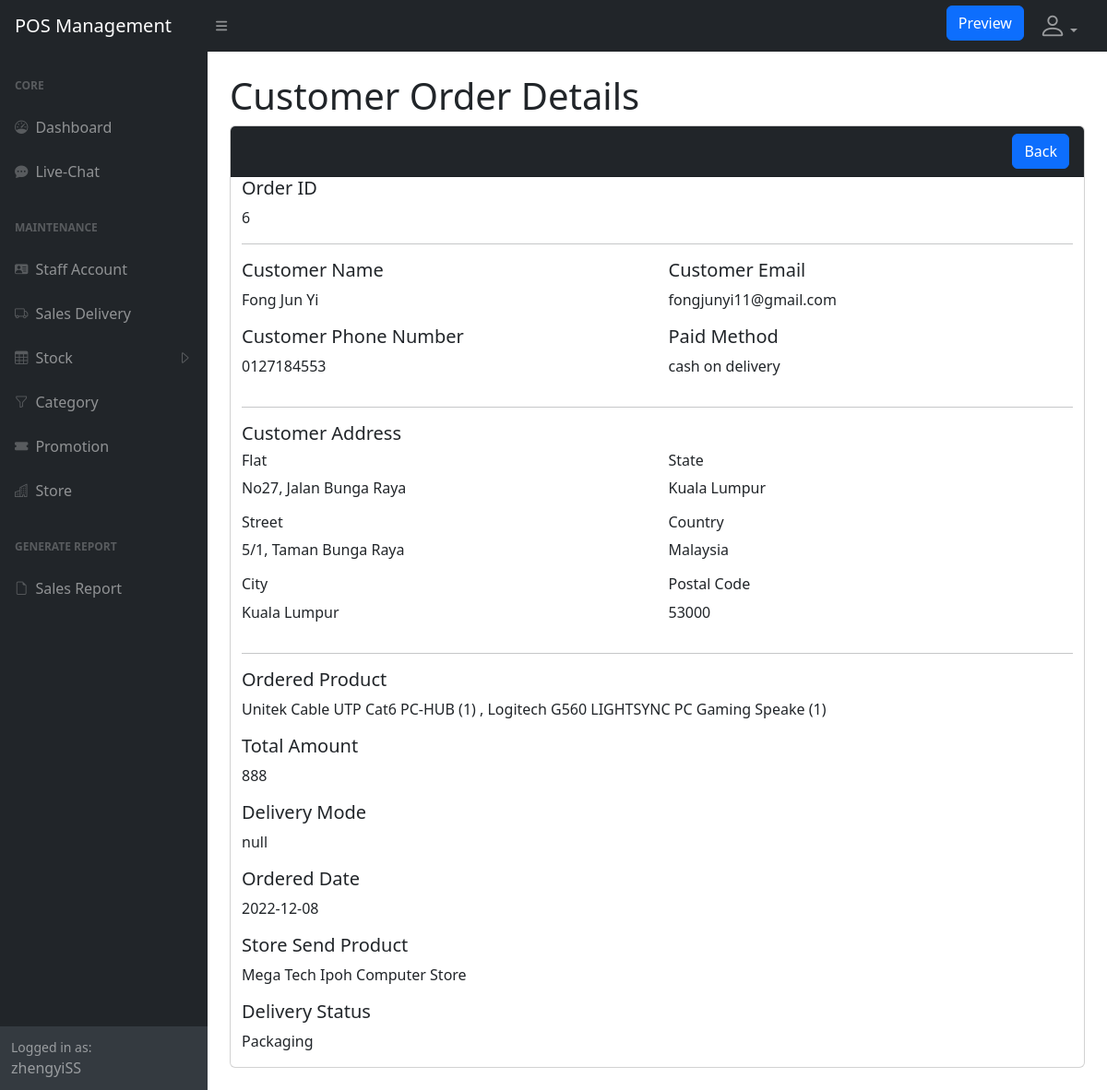
The app's page /administration/crud_delivery/delivery_view.php?id=6 (signed in) with its own data.
### tables this page shows
CREATE TABLE `orders` (
  `id` int(255) NOT NULL,
  `name` varchar(255) NOT NULL,
  `number` varchar(255) NOT NULL,
  `email` varchar(255) NOT NULL,
  `method` varchar(255) NOT NULL,
  `flat` varchar(255) NOT NULL,
  `street` varchar(255) NOT NULL,
  `city` varchar(255) NOT NULL,
  `state` varchar(255) NOT NULL,
  `country` varchar(255) NOT NULL,
  `postal_code` varchar(255) NOT NULL,
  `total_product` varchar(255) NOT NULL,
  `total_price` varchar(255) NOT NULL,
  `delivery_mode` varchar(255) NOT NULL,
  `store_send` varchar(255) NOT NULL,
  `delivery_status` varchar(255) NOT NULL,
  `date` date NOT NULL
);

### administration/crud_delivery/delivery_view.php (the view, shortened to what this page needs)
<?php
require ($_SERVER['DOCUMENT_ROOT'] . '/Computer-Store-POS-System/administration/dbconnect.php');
if (isset($_GET['id'])) {
    $id = $_GET['id'];
    $sql = "SELECT * FROM orders WHERE id='$id'";
    $result = mysqli_query($connect, $sql);
    if (mysqli_num_rows($result) > 0) {
        $currentOrders = mysqli_fetch_array($result);
    }
}
?>
<!DOCTYPE html>
<html>
    <head>
        <link href="http://localhost/Computer-Store-POS-System/administration/css/styles.css" rel="stylesheet" />
        <link rel="stylesheet" href="https://cdn.jsdelivr.net/npm/bootstrap-icons@1.10.2/font/bootstrap-icons.css">
        <link href="https://cdn.jsdelivr.net/npm/bootstrap@5.2.3/dist/css/bootstrap.min.css" rel="stylesheet">
    </head>
    <body>
        <?php
        include ($_SERVER['DOCUMENT_ROOT'] . '/Computer-Store-POS-System/administration/static-nav/static-headnav.php');
        include ($_SERVER['DOCUMENT_ROOT'] . '/Computer-Store-POS-System/administration/static-nav/static-sidenav.php');
        ?>
        <div id="layoutSidenav_content">
            <main>
                <div class="container-fluid px-4">
                    <h1 class="mt-4">Customer Order Details</h1>
                    <div class="card mb-4">
                        <div class="card-header bg-dark">
                            <button type="button" onclick="history.back()" class="btn btn-primary float-end">Back</button>
                        </div>
                        <section>
                            <div class="container">
                                <div class="row align-items-center">
                                    <div>
                                        <h5>Order ID</h5>
                                        <p><?php echo $currentOrders['id']; ?></p>
                                        <hr>
                                        <div class="row">
                                            <div class="col-md-6">
                                                <div>
                                                    <h5>Customer Name</h5>
                                                    <p><?php echo $currentOrders['name']; ?></p>
                                                </div>
                                                <div>
                                                    <h5>Customer Phone Number</h5>
                                                    <p><?php echo $currentOrders['number']; ?></p>
                                                </div>
                                            </div>
                                            <div class="col-md-6">
                                                <div>
                                                    <h5>Customer Email</h5>
                                                    <p><?php echo $currentOrders['email']; ?></p>
                                                </div>
                                                <div>
                                                    <h5>Paid Method</h5>
                                                    <p><?php echo $currentOrders['method']; ?></p>
                                                </div>
                                            </div>
                                        </div>
                                        <hr>
                                        <h5>Customer Address</h5>
                                        <div class="row">
                                            <div class="col-md-6">
                                                <div>
                                                    <h6>Flat</h6>
                                                    <p><?php echo $currentOrders['flat']; ?></p>
                                                </div>
                                                <div>
                                                    <h6>Street</h6>
                                                    <p><?php echo $currentOrders['street']; ?></p>
                                                </div>
                                                <div>
                                                    <h6>City</h6>
                                                    <p><?php echo $currentOrders['city']; ?></p>
                                                </div>
                                            </div>
                                            <div class="col-md-6">
                                                <div>
                                                    <h6>State</h6>
                                                    <p><?php echo $currentOrders['state']; ?></p>
                                                </div>
                                                <div>
                                                    <h6>Country</h6>
                                                    <p><?php echo $currentOrders['country']; ?></p>
                                                </div>
                                                <div>
                                                    <h6>Postal Code</h6>
                                                    <p><?php echo $currentOrders['postal_code']; ?></p>
                                                </div>
                                            </div>
                                        </div>
                                        <hr>
                                        <div>
                                            <h5>Ordered Product</h5>
                                            <p><?php echo $currentOrders['total_product']; ?></p>
                                        </div>
                                        <div>
                                            <h5>Total Amount</h5>
                                            <p><?php echo $currentOrders['total_price']; ?></p>
                                        </div>
                                        <div>
                                            <h5>Delivery Mode</h5>
                                            <p><?php
                                                if (empty($currentOrders['delivery_mode'])) {
                                                    echo "null";
                                                } else {
                                                    echo $currentOrders['delivery_mode'];
                                                }
                                                ?></p>
                                        </div>
                                        <div>
                                            <h5>Ordered Date</h5>
                                            <p><?php echo $currentOrders['date']; ?></p>
                                        </div>
                                        <div>
                                            <h5>Store Send Product</h5>
                                            <p><?php
                                                if (empty($currentOrders['store_send'])) {
                                                    echo "null";
                                                } else {
                                                    echo $currentOrders['store_send'];
                                                }
                                                ?></p>
                                        </div>
                                        <div>
                                            <h5>Delivery Status</h5>
                                            <p><?php
                                                if (empty($currentOrders['delivery_status'])) {
                                                    echo 'null';
                                                } else {
                                                    echo $currentOrders['delivery_status'];
                                                }
                                                ?></p>
                                        </div>
                                    </div>
                                </div>
                            </div>
                        </section>
                    </div>
                </div>
            </main>
        </div>
    </body>
</html>

### records on screen
orders: id "6", name "Fong Jun Yi", number "0127184553", email "fongjunyi11@gmail.com", method "cash on delivery", flat "No27, Jalan Bunga Raya", street "5/1, Taman Bunga Raya", city "Kuala Lumpur", state "Kuala Lumpur", country "Malaysia", postal_code "53000", total_product "Unitek Cable UTP Cat6 PC-HUB (1) , Logitech G560 LIGHTSYNC PC Gaming Speake (1)", total_price "888", date "2022-12-08", store_send "Mega Tech Ipoh Computer Store", delivery_status "Packaging"

### other values on screen
$_SESSION['username'] "zhengyiSS"
